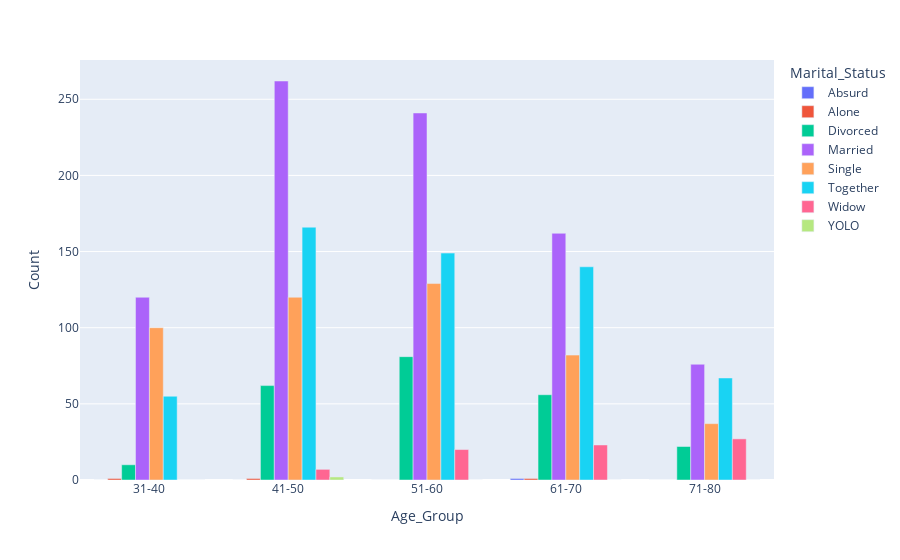

The code cell stored with this chart in its notebook:
### Markdown cell above
The analysis reveals a substantial portion of customers falling within the age range of over 30 years. Moreover, the largest concentration is observed among customers aged over 40 but younger than 70. As a result, it would be prudent to prioritize the analysis and focus on these five age groups.

### Code cell
customers_age_ms_group = customers_data.groupby(["Age_Group", "Marital_Status"]).size()\
                                                                .reset_index(name="Count")

target_age_groups = ["31-40", "41-50", "51-60", "61-70", "71-80"]

fig = px.bar(customers_age_ms_group.loc[customers_age_ms_group.Age_Group.isin(target_age_groups), :], 
             x="Age_Group", y="Count", color="Marital_Status", barmode="group")

fig.show()

### Figure 1 — Plotly figure (JSON) as saved in the notebook; plotly's stock layout.template omitted (floating-point values rounded to 4 significant figures)
{"data": [{"alignmentgroup": "True", "hovertemplate": "Marital_Status=Absurd<br>Age_Group=%{x}<br>Count=%{y}<extra></extra>", "legendgroup": "Absurd", "marker": {"color": "#636efa", "pattern": {"shape": ""}}, "name": "Absurd", "offsetgroup": "Absurd", "orientation": "v", "showlegend": true, "textposition": "auto", "type": "bar", "x": ["31-40", "41-50", "51-60", "61-70", "71-80"], "xaxis": "x", "y": [0, 0, 0, 1, 0], "yaxis": "y"}, {"alignmentgroup": "True", "hovertemplate": "Marital_Status=Alone<br>Age_Group=%{x}<br>Count=%{y}<extra></extra>", "legendgroup": "Alone", "marker": {"color": "#EF553B", "pattern": {"shape": ""}}, "name": "Alone", "offsetgroup": "Alone", "orientation": "v", "showlegend": true, "textposition": "auto", "type": "bar", "x": ["31-40", "41-50", "51-60", "61-70", "71-80"], "xaxis": "x", "y": [1, 1, 0, 1, 0], "yaxis": "y"}, {"alignmentgroup": "True", "hovertemplate": "Marital_Status=Divorced<br>Age_Group=%{x}<br>Count=%{y}<extra></extra>", "legendgroup": "Divorced", "marker": {"color": "#00cc96", "pattern": {"shape": ""}}, "name": "Divorced", "offsetgroup": "Divorced", "orientation": "v", "showlegend": true, "textposition": "auto", "type": "bar", "x": ["31-40", "41-50", "51-60", "61-70", "71-80"], "xaxis": "x", "y": [10, 62, 81, 56, 22], "yaxis": "y"}, {"alignmentgroup": "True", "hovertemplate": "Marital_Status=Married<br>Age_Group=%{x}<br>Count=%{y}<extra></extra>", "legendgroup": "Married", "marker": {"color": "#ab63fa", "pattern": {"shape": ""}}, "name": "Married", "offsetgroup": "Married", "orientation": "v", "showlegend": true, "textposition": "auto", "type": "bar", "x": ["31-40", "41-50", "51-60", "61-70", "71-80"], "xaxis": "x", "y": [120, 262, 241, 162, 76], "yaxis": "y"}, {"alignmentgroup": "True", "hovertemplate": "Marital_Status=Single<br>Age_Group=%{x}<br>Count=%{y}<extra></extra>", "legendgroup": "Single", "marker": {"color": "#FFA15A", "pattern": {"shape": ""}}, "name": "Single", "offsetgroup": "Single", "orientation": "v", "showlegend": true, "textposition": "auto", "type": "bar", "x": ["31-40", "41-50", "51-60", "61-70", "71-80"], "xaxis": "x", "y": [100, 120, 129, 82, 37], "yaxis": "y"}, {"alignmentgroup": "True", "hovertemplate": "Marital_Status=Together<br>Age_Group=%{x}<br>Count=%{y}<extra></extra>", "legendgroup": "Together", "marker": {"color": "#19d3f3", "pattern": {"shape": ""}}, "name": "Together", "offsetgroup": "Together", "orientation": "v", "showlegend": true, "textposition": "auto", "type": "bar", "x": ["31-40", "41-50", "51-60", "61-70", "71-80"], "xaxis": "x", "y": [55, 166, 149, 140, 67], "yaxis": "y"}, {"alignmentgroup": "True", "hovertemplate": "Marital_Status=Widow<br>Age_Group=%{x}<br>Count=%{y}<extra></extra>", "legendgroup": "Widow", "marker": {"color": "#FF6692", "pattern": {"shape": ""}}, "name": "Widow", "offsetgroup": "Widow", "orientation": "v", "showlegend": true, "textposition": "auto", "type": "bar", "x": ["31-40", "41-50", "51-60", "61-70", "71-80"], "xaxis": "x", "y": [0, 7, 20, 23, 27], "yaxis": "y"}, {"alignmentgroup": "True", "hovertemplate": "Marital_Status=YOLO<br>Age_Group=%{x}<br>Count=%{y}<extra></extra>", "legendgroup": "YOLO", "marker": {"color": "#B6E880", "pattern": {"shape": ""}}, "name": "YOLO", "offsetgroup": "YOLO", "orientation": "v", "showlegend": true, "textposition": "auto", "type": "bar", "x": ["31-40", "41-50", "51-60", "61-70", "71-80"], "xaxis": "x", "y": [0, 2, 0, 0, 0], "yaxis": "y"}], "layout": {"barmode": "group", "legend": {"title": {"text": "Marital_Status"}, "tracegroupgap": 0}, "margin": {"t": 60}, "xaxis": {"anchor": "y", "domain": [0.0, 1.0], "title": {"text": "Age_Group"}}, "yaxis": {"anchor": "x", "domain": [0.0, 1.0], "title": {"text": "Count"}}}}
